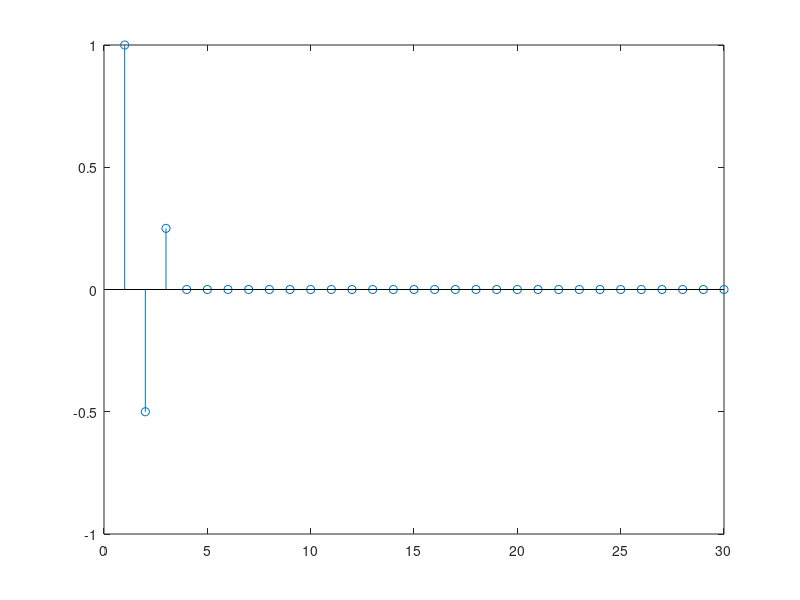

Here is the MATLAB script that generated this plot:
close all
%4.1:  x[n] = y[n] - 0.5 * y[n-1] + 0.25 * y[n-2]

y = zeros(1,30);
y(1) = 1;

x = zeros(size(y));

for i=1:length(y)
	if i==1 
		x(i) = y(i);
	elseif i==2
		x(i) = y(i) - 0.5 * y(i-1);	
	else
		x(i) = y(i) - .5 * y(i-1) + .25 * y(i-2);
	end
end

stem(x);

%Es de respuesta finita al impulso


